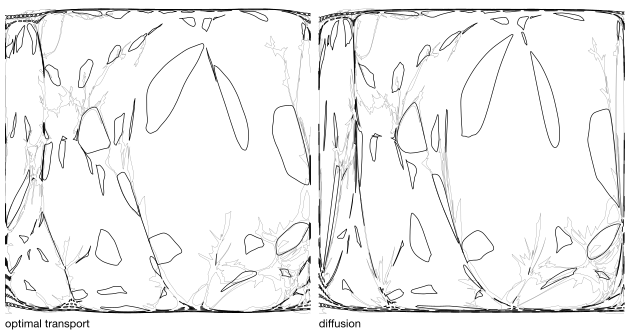

Write Python code to recreate this figure.
"""Figure 3: Tissot indicatrices (300 km geodesic circles on a 15-degree lattice) through two maps.
    python fig3_tissot.py <ot_tag> <diffusion_tag>"""
import sys, numpy as np
from figstyle import *
from matplotlib.collections import LineCollection

tags = sys.argv[1:3] if len(sys.argv) > 2 else ["b4096_ot_s95", "b4096_d_s95"]
labels = ["optimal transport", "diffusion"]
fig = figure(TEXT_W_MM, TEXT_W_MM / 2 + 4)
axs = fig.subplots(1, 2)
for ax, tag, label in zip(axs, tags, labels):
    X, Y, rho, grid, p, m = load_bench(tag)
    coast, _, _ = vectors(grid, "110m")
    circles = render.tissot_circles(grid, spacing_deg=15, radius_km=300.0, n=96)
    W = grid.W
    polys = []
    for c in circles:
        cc = np.vstack([c, c[:1]])
        wp = render.warp_points(cc, X, Y, W)
        for s in render.split_seam(wp, W, jump=W / 8):
            polys.append(s)
    lines_to_ax(ax, warp_lines(coast, X, Y), lw=0.2, alpha=0.45, zorder=2)
    ax.add_collection(LineCollection(polys, colors=INK, linewidths=0.45, zorder=4, capstyle="round"))
    frame_axes(ax, W, grid.H)
    ax.text(0.0, -0.01, label, transform=ax.transAxes, ha="left", va="top", fontsize=8)
save(fig, "fig3_tissot")
provenance("fig3_tissot", tags=tags, indicatrix="geodesic circles of radius 300 km centred on a 15-degree lon/lat lattice, 96 vertices, warped point by point")
